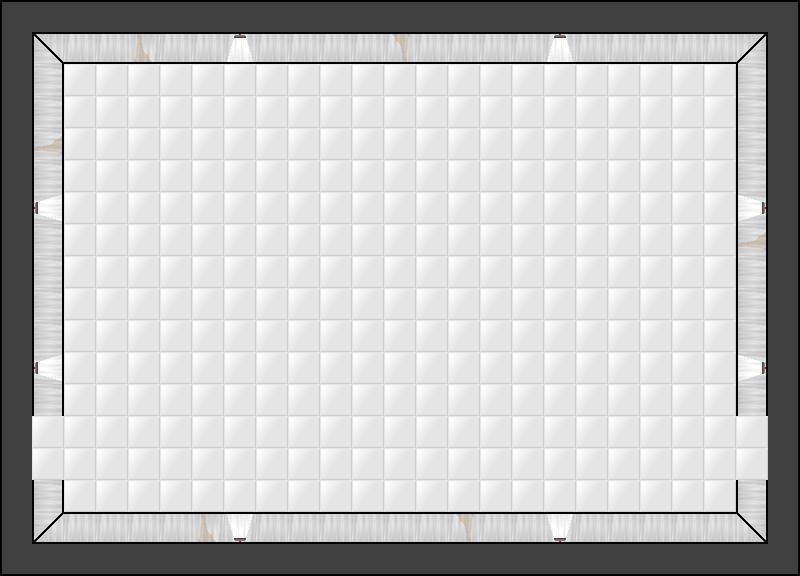

Below is a game level as drawn by its tile map, then a one-line description and the .tmx that defines it (tile-layer data replaced by summaries):
An orthogonal 25x18 tile map with 32x32 px tiles, 2 tile layers (Tile Layer 2, Tile Layer 1) and 51 objects (49x hiddenpit, 2x door).

<map version="1.0" orientation="orthogonal" width="25" height="18" tilewidth="32" tileheight="32">
 <tileset firstgid="1" name="room_tileset" tilewidth="32" tileheight="32">
  <image source="../graphics/room_tileset.png" width="192" height="256" />
 </tileset>
 <layer name="Tile Layer 2" width="25" height="18">
  <data>[450 cells, 450 non-empty, 1 distinct tile ids]</data>
 </layer>
 <layer name="Tile Layer 1" width="25" height="18">
  <data>[450 cells, 152 non-empty, 21 distinct tile ids]</data>
 </layer>
 <objectgroup name="Object Layer 1" width="25" height="18">
  <object type="door" x="32" y="416" width="32" height="64" />
  <object type="door" x="736" y="416" width="32" height="64" />
  <object type="hiddenpit" x="128" y="224" width="32" height="32" />
  <object type="hiddenpit" x="448" y="128" width="32" height="32" />
  <object type="hiddenpit" x="480" y="160" width="32" height="32" />
  <object type="hiddenpit" x="512" y="160" width="32" height="32" />
  <object type="hiddenpit" x="544" y="192" width="32" height="32" />
  <object type="hiddenpit" x="576" y="224" width="32" height="32" />
  <object type="hiddenpit" x="608" y="256" width="32" height="32" />
  <object type="hiddenpit" x="544" y="256" width="32" height="32" />
  <object type="hiddenpit" x="608" y="288" width="32" height="32" />
  <object type="hiddenpit" x="608" y="352" width="32" height="32" />
  <object type="hiddenpit" x="608" y="320" width="32" height="32" />
  <object type="hiddenpit" x="480" y="416" width="32" height="32" />
  <object type="hiddenpit" x="192" y="448" width="32" height="32" />
  <object type="hiddenpit" x="160" y="480" width="32" height="32" />
  <object type="hiddenpit" x="192" y="384" width="32" height="32" />
  <object type="hiddenpit" x="256" y="352" width="32" height="32" />
  <object type="hiddenpit" x="288" y="384" width="32" height="32" />
  <object type="hiddenpit" x="320" y="416" width="32" height="32" />
  <object type="hiddenpit" x="320" y="448" width="32" height="32" />
  <object type="hiddenpit" x="256" y="480" width="32" height="32" />
  <object type="hiddenpit" x="640" y="480" width="32" height="32" />
  <object type="hiddenpit" x="608" y="448" width="32" height="32" />
  <object type="hiddenpit" x="608" y="416" width="32" height="32" />
  <object type="hiddenpit" x="608" y="384" width="32" height="32" />
  <object type="hiddenpit" x="480" y="384" width="32" height="32" />
  <object type="hiddenpit" x="448" y="352" width="32" height="32" />
  <object type="hiddenpit" x="256" y="192" width="32" height="32" />
  <object type="hiddenpit" x="224" y="160" width="32" height="32" />
  <object type="hiddenpit" x="192" y="128" width="32" height="32" />
  <object type="hiddenpit" x="224" y="96" width="32" height="32" />
  <object type="hiddenpit" x="256" y="64" width="32" height="32" />
  <object type="hiddenpit" x="288" y="192" width="32" height="32" />
  <object type="hiddenpit" x="448" y="320" width="32" height="32" />
  <object type="hiddenpit" x="416" y="320" width="32" height="32" />
  <object type="hiddenpit" x="352" y="224" width="32" height="32" />
  <object type="hiddenpit" x="320" y="224" width="32" height="32" />
  <object type="hiddenpit" x="352" y="256" width="32" height="32" />
  <object type="hiddenpit" x="384" y="288" width="32" height="32" />
  <object type="hiddenpit" x="416" y="352" width="32" height="32" />
  <object type="hiddenpit" x="384" y="320" width="32" height="32" />
  <object type="hiddenpit" x="128" y="128" width="32" height="32" />
  <object type="hiddenpit" x="64" y="192" width="32" height="32" />
  <object type="hiddenpit" x="672" y="192" width="32" height="32" />
  <object type="hiddenpit" x="672" y="96" width="32" height="32" />
  <object type="hiddenpit" x="608" y="64" width="32" height="32" />
  <object type="hiddenpit" x="224" y="352" width="32" height="32" />
  <object type="hiddenpit" x="192" y="352" width="32" height="32" />
  <object type="hiddenpit" x="192" y="320" width="32" height="32" />
  <object type="hiddenpit" x="224" y="320" width="32" height="32" />
 </objectgroup>
</map>
